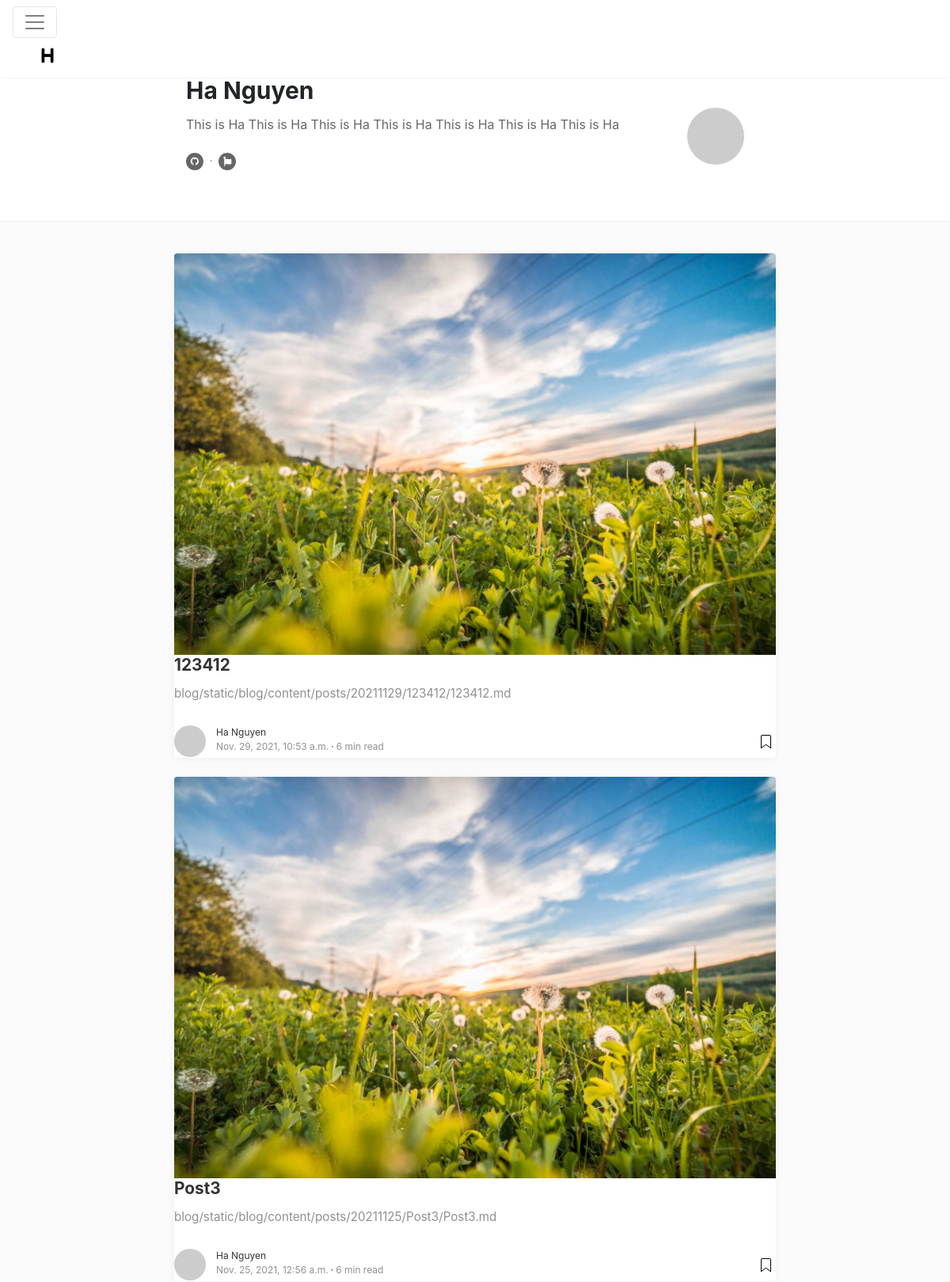
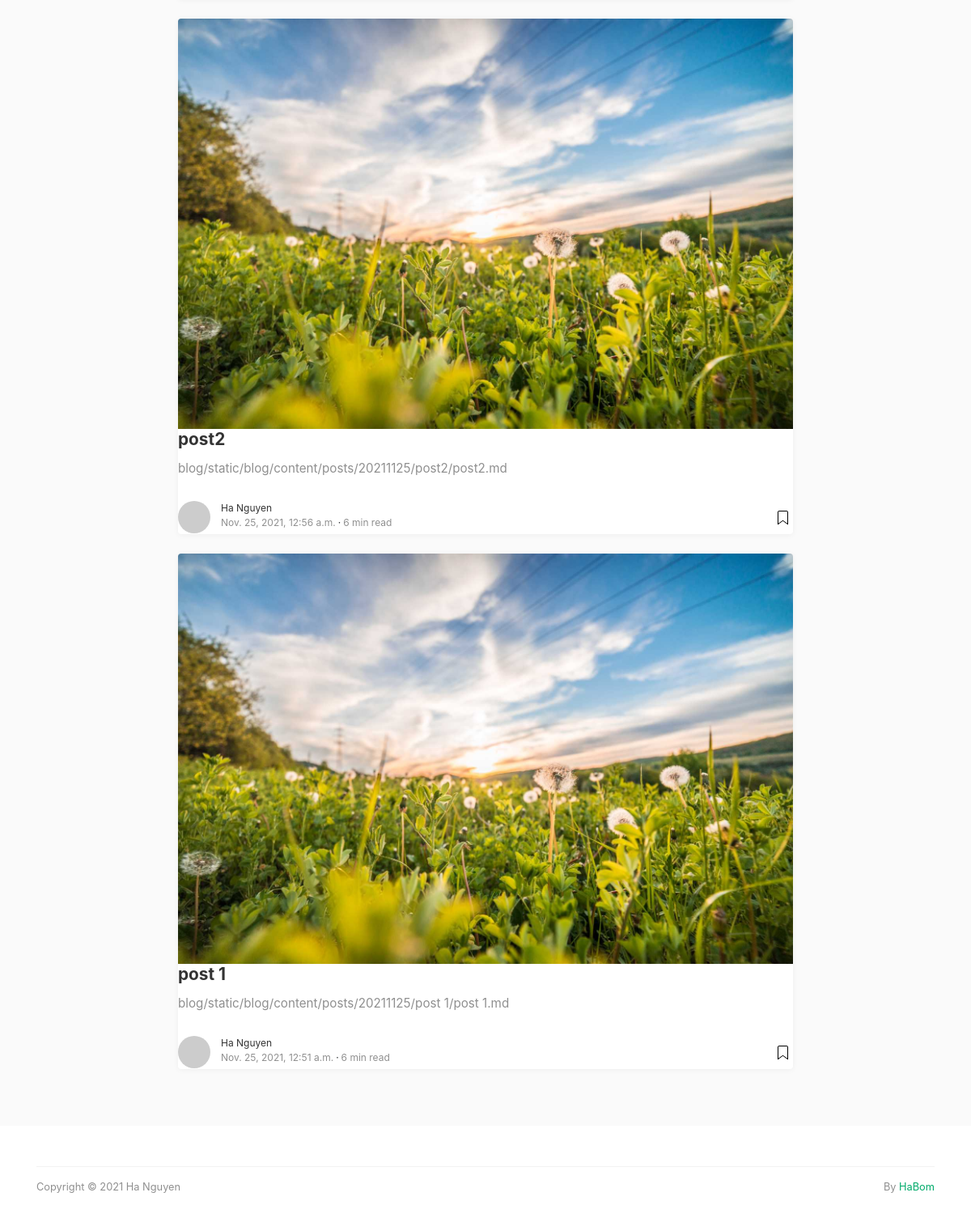
/user/habom, run on the app's committed database (2 pictures, top to bottom).
### blog/models.py (models this page shows, shortened)
class Author(models.Model):
    username = models.CharField(max_length=100)
    email = models.EmailField(max_length=100, blank=True)
    description = models.TextField(max_length=500, blank=True, default="")
    github_link = models.CharField(max_length=200, blank=True, default="")
    website = models.CharField(max_length=200, blank=True, default="")
    name = models.CharField(max_length=100, blank=True)
    profile_image = models.CharField(max_length=100, blank=True, default="")
    def __str__(self):
        return self.username

class Content(models.Model):
    title = models.CharField(max_length=100)
    genre = models.ForeignKey(Genre, on_delete=models.CASCADE)
    author = models.ForeignKey(Author, on_delete=models.CASCADE)
    github_link = models.CharField(max_length=200, blank=True, default="")
    body = models.CharField(max_length=200, blank=True, default="")
    thumbnail = models.CharField(max_length=200, blank=True, default="")
    created_at = models.DateTimeField(auto_now_add=True)
    updated_at = models.DateTimeField(auto_now=True)
    tag = models.CharField(max_length=200, blank=True, default="")
    def __str__(self):
        return self.title

### user/views.py (the view)
# urls.py: path('<str:username>', views.user_page, name='user_page'),
def user_page(request, username):
    user = get_object_or_404(Author, username=username)
    blog_list = Content.objects.filter(author=user).order_by('-created_at')
    context = {
        'user': user,
        'latest_blog_list': blog_list,
    }
    print(context)
    return render(request, 'user/user.html', context)

### user/templates/user/user.html (shortened to what this page needs)
{% load static %}
<!DOCTYPE html>
<html lang="en">
<head>
<link rel="stylesheet" type="text/css" href="{% static 'blog/css/bootstrap.min.css' %}" >
<link href="https://maxcdn.bootstrapcdn.com/font-awesome/4.7.0/css/font-awesome.min.css" rel="stylesheet">
<link href="{% static 'blog/css/mediumish.css' %}" type="text/css" rel="stylesheet">
<link href="{% static 'blog/css/postboot.min.css' %}" type="text/css" rel="stylesheet">
</head>
<body>
<nav class="navbar navbar-toggleable-md navbar-light bg-white fixed-top mediumnavigation">
<button class="navbar-toggler navbar-toggler-right" type="button" data-toggle="collapse" data-target="#navbarsExampleDefault" aria-controls="navbarsExampleDefault" aria-expanded="false" aria-label="Toggle navigation">
<span class="navbar-toggler-icon"></span>
</button>
<div class="container">
	<a class="navbar-brand" href="index.html">
    <img src="{% static 'blog/img/logo-h.png' %}" alt="logo">
  </a>
</div>
</nav>
<div class="container">
	<div class="row">
		<div class="col-md-2"></div>
		<div class="col-md-8 col-md-offset-2">
			<div class="mainheading">
				<div class="row post-top-meta authorpage">
					<div class="col-md-10 col-xs-12">
						<h1>{{ user.name }}</h1>
						<span class="author-description">{{ user.description }}</span>
						<div class="sociallinks"><a  target="_blank" href="{{ user.github_link }}"><i class="fa fa-github"></i></a> <span class="dot"></span> <a target="_blank" href="{{ user.website }}"><i class="fa fa-font-awesome"></i></a></div>
					</div>
					<div class="col-md-2 col-xs-12">
						<img class="author-thumb" src="https://www.gravatar.com/avatar/e56154546cf4be74e393c62d1ae9f9d4?s=250&amp;d=mm&amp;r=x" alt="{{ user.name }}">
					</div>
				</div>
			</div>
		</div>
	</div>
</div>
<div class="graybg authorpage">
	<div class="container">
		<div class="listrecent listrelated">
		{% if latest_blog_list %}
			{% for blog in latest_blog_list %}
				<div class="authorpostbox">
					<div class="card">
						<a href="{% url 'user:user_page' user.username %}">
						<img class="img-fluid img-thumb" src="assets/img/demopic/8.jpg" alt="">
						</a>
						<div class="card-block">
							<h2 class="card-title"><a href="{% url 'blog:detail' blog.id %}">{{ blog.title }}</a></h2>
              				<h4 class="card-text">{{ blog.body }}</h4>
            				<div class="metafooter">
								<div class="wrapfooter">
									<span class="meta-footer-thumb">
									<a href="{% url 'user:user_page' user.username %}"><img class="author-thumb" src="https://www.gravatar.com/avatar/e56154546cf4be74e393c62d1ae9f9d4?s=250&amp;d=mm&amp;r=x" alt="{{ author.username }}"></a>
									</span>
									<span class="author-meta">
									<span class="post-name"><a href="{% url 'user:user_page' user.username %}">{{ user.name }}</a></span><br/>
									<span class="post-date">{{ blog.created_at }}</span><span class="dot"></span><span class="post-read">6 min read</span>
									</span>
									<span class="post-read-more"><a href="{% url 'blog:detail' blog.id %}" title="Read Story"></a></span>
								</div>
							</div>
						</div>
					</div>
				</div>
			{% endfor %}
		{% endif %}
		</div>
	</div>
</div>
<div class="container">
	<div class="footer">
		<p class="pull-left">
			 Copyright &copy; 2021 Ha Nguyen
		</p>
		<p class="pull-right">
			 By <a target="_blank" href="https://github.com/habom2310">HaBom</a>
		</p>
		<div class="clearfix">
		</div>
	</div>
</div>
</body>
</html>

### blog/static/blog/css/mediumish.css (style rules this page uses)
body { padding-top:5rem; }
.mainheading { padding:1rem 0rem; }
a { color:#00ab6b; }
a,a:hover { transition:all 0.2s; }
.mediumnavigation { background:rgba(255,255,255,.97); box-shadow:0 2px 2px -2px rgba(0,0,0,.15); }
.listfeaturedtag h2.card-title,.listrecent h2.card-title { font-size:1.3rem; font-weight:700; line-height: 1.25; }
.listfeaturedtag h2.card-title a,.listrecent h2.card-title a { color:rgba(0,0,0,.8); }
.listfeaturedtag h4.card-text,.listrecent h4.card-text { color:rgba(0,0,0,.44); font-size:0.95rem; line-height:1.4; font-weight:400; }
.listrecent .wrapfooter { font-size:12px; margin-top:30px; }
.author-thumb { width:40px; height:40px; float:left; margin-right:13px; border-radius:100%; }
.post-top-meta { margin-bottom:2rem; }
.post-top-meta .author-thumb { width:72px; height:72px; }
.post-top-meta.authorpage .author-thumb { margin-top:40px; }
.post-top-meta span { font-size:0.9rem; color:rgba(0,0,0,.44); display:inline-block; }
.post-top-meta .author-description { margin-bottom:5px; margin-top:5px; font-size:0.95rem; }
.author-meta { flex:1 1 auto; white-space:nowrap!important; text-overflow:ellipsis!important; overflow:hidden!important; }
span.post-name,span.post-date,span.author-meta { display:inline-block; }
span.post-date,span.post-read { color:rgba(0,0,0,.44); }
span.post-read-more { align-items:center; display:inline-block; float:right; margin-top:8px; }
span.post-read-more a { color:rgba(0,0,0,.44); }
span.post-name a,span.post-read-more a:hover { color:rgba(0,0,0,.8); }
.dot:after { content:"·"; margin-left:3px; margin-right:3px; }
.mediumnavigation .navbar-brand { font-weight:500; }
.mediumnavigation .navbar-brand img { max-height:30px; margin-right:5px; }
.footer { border-top:1px solid rgba(0,0,0,.05)!important; padding-top:15px; padding-bottom:12px; font-size:0.8rem; color:rgba(0,0,0,.44); margin-top:50px; }
.graybg { background-color:#fafafa; padding:40px 0 46px; position:relative; }
.listrelated .card { box-shadow:0 1px 7px rgba(0,0,0,.05); border:0; }
.card { border-radius:4px; }
.card .img-thumb { border-top-right-radius:4px; border-top-left-radius:4px; }
.authorpage h1 { font-weight:700; font-size:30px; }
.post-top-meta.authorpage .author-thumb { float:none; }
.authorpage .author-description { font-size:1rem; color:rgba(0,0,0,.6); }
.graybg.authorpage { border-top:1px solid #f0f0f0; }
.authorpostbox { width:760px; margin:0px auto; margin-bottom:1.5rem; max-width:100%; }
.authorpostbox .img-thumb { width:100%; }
.sociallinks { margin:1rem 0; }
.sociallinks a { background:#666; color:#fff; width:22px; height:22px; display:inline-block; text-align:center; line-height:22px; border-radius:50%; font-size:12px; }

### data on the page
Author: name "Ha Nguyen", description "This is Ha This is Ha This is Ha This is Ha This is Ha This is Ha This is Ha"
Content: title "123412", body "blog/static/blog/content/posts/20211129/123412/123412.md", created_at "Nov. 29, 2021, 10:53 a.m."
Content: title "Post3", body "blog/static/blog/content/posts/20211125/Post3/Post3.md", created_at "Nov. 25, 2021, 12:56 a.m."
Content: title "post2", body "blog/static/blog/content/posts/20211125/post2/post2.md", created_at "Nov. 25, 2021, 12:56 a.m."
Content: title "post 1", body "blog/static/blog/content/posts/20211125/post 1/post 1.md", created_at "Nov. 25, 2021, 12:51 a.m."
